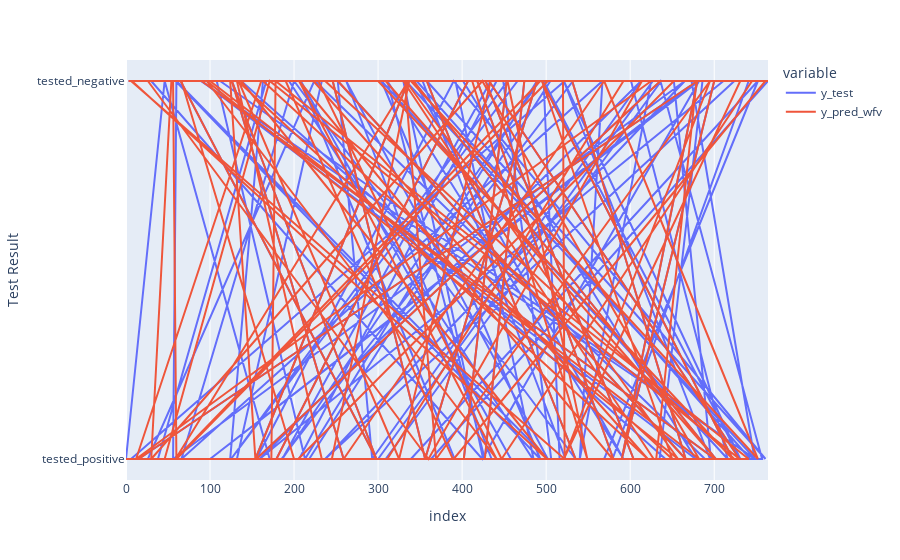

The notebook cell this image was saved under:
### Code cell
df_pred_train = pd.DataFrame(
    {
        "y_test": y_train.iloc[:200],
        "y_pred_wfv": rfc_pred[:200]
    },
    index = y_train.index[:200]
)

fig = px.line(df_pred_train, labels={"value":"Test Result"})
fig.show()

### Figure 1 — Plotly figure (JSON) as saved in the notebook; plotly's stock layout.template omitted (floating-point values rounded to 4 significant figures; data arrays with more than 128 entries replaced by an {"elided": "..."} marker saying what was removed)
{"data": [{"hovertemplate": "variable=y_test<br>index=%{x}<br>Test Result=%{y}<extra></extra>", "legendgroup": "y_test", "line": {"color": "#636efa", "dash": "solid"}, "marker": {"symbol": "circle"}, "mode": "lines", "name": "y_test", "orientation": "v", "showlegend": true, "type": "scatter", "x": {"elided": "200 int values"}, "xaxis": "x", "y": {"elided": "200 str values"}, "yaxis": "y"}, {"hovertemplate": "variable=y_pred_wfv<br>index=%{x}<br>Test Result=%{y}<extra></extra>", "legendgroup": "y_pred_wfv", "line": {"color": "#EF553B", "dash": "solid"}, "marker": {"symbol": "circle"}, "mode": "lines", "name": "y_pred_wfv", "orientation": "v", "showlegend": true, "type": "scatter", "x": {"elided": "200 int values"}, "xaxis": "x", "y": {"elided": "200 str values"}, "yaxis": "y"}], "layout": {"legend": {"title": {"text": "variable"}, "tracegroupgap": 0}, "margin": {"t": 60}, "xaxis": {"anchor": "y", "domain": [0, 1], "title": {"text": "index"}}, "yaxis": {"anchor": "x", "domain": [0, 1], "title": {"text": "Test Result"}}}}
